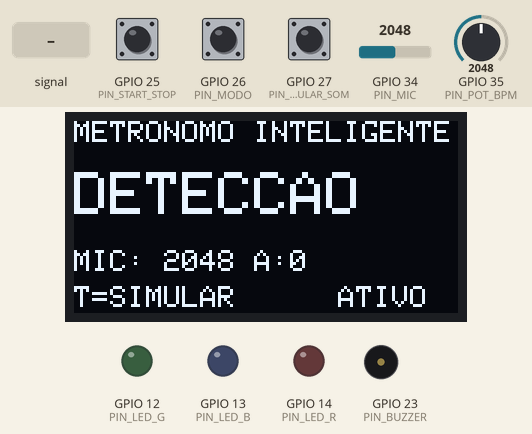
This sketch was run on a simulated ESP32. On the bench: 128×64 one-colour display, output pins drawn as LEDs (lit = HIGH), buzzer (waves = sounding). Dashed ring = blinking. The inputs (shaded band) are chosen by the test bench; at power-on: GPIO 26 (PIN_MODO) HIGH, GPIO 25 (PIN_START_STOP) HIGH, GPIO 35 (PIN_POT_BPM) = 2048, GPIO 27 (PIN_SIMULAR_SOM) HIGH, GPIO 34 (PIN_MIC) = 2048 (analog values on the 0–4095 scale). What the sketch prints to the serial monitor is not drawn.

Above: at 1.5 s.
1.6 s: GPIO 26 (PIN_MODO) pulled LOW for 0.15 s
At 1.96 s:
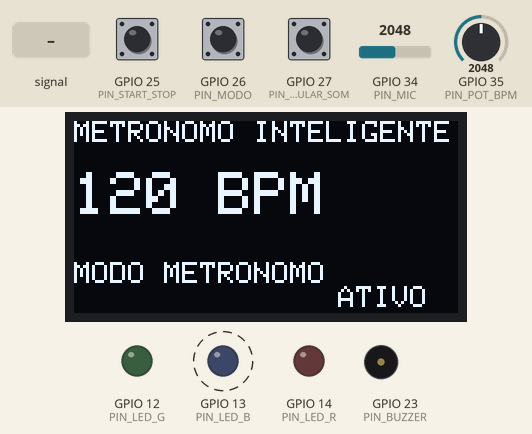
2.3 s: GPIO 25 (PIN_START_STOP) pulled LOW for 0.15 s
At 2.9 s:
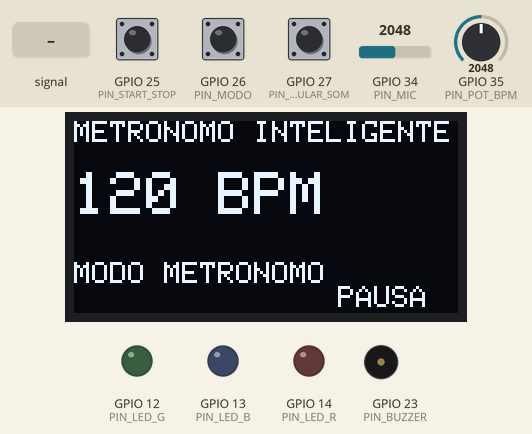
3.9 s: GPIO 35 (PIN_POT_BPM) set to 2107
At 4.8 s:
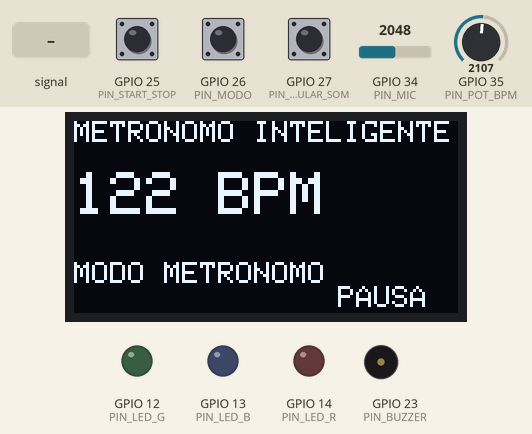
5.5 s: GPIO 25 (PIN_START_STOP) pulled LOW for 1 s
At 6.29 s:
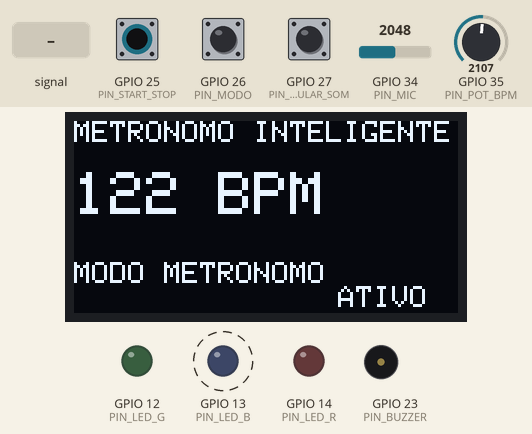
7.1 s: GPIO 26 (PIN_MODO) pulled LOW for 1 s
At 7.11 s:
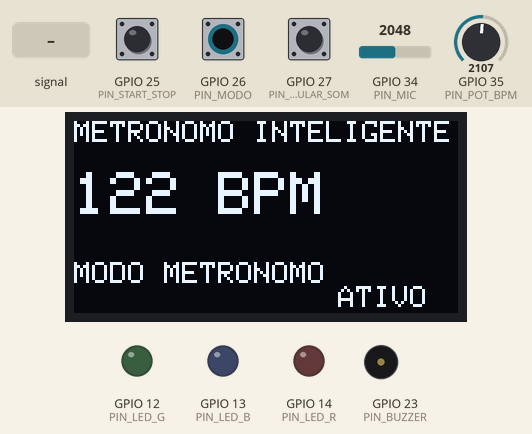
9.6 s: GPIO 34 (PIN_MIC) fed a 200 Hz sine of ±1023 counts around its level
At 9.8 s:
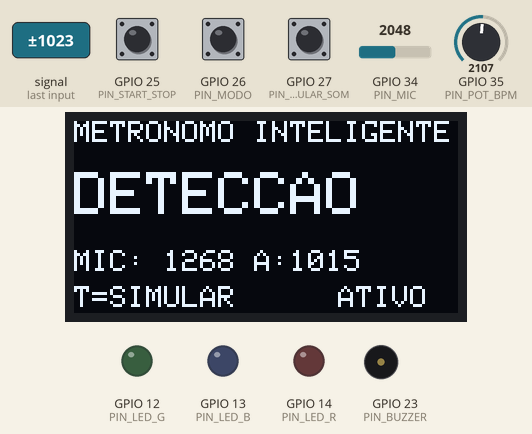
Timing chart, 0 to 12.1 s (numbered marks = the images above; inputs shaded):
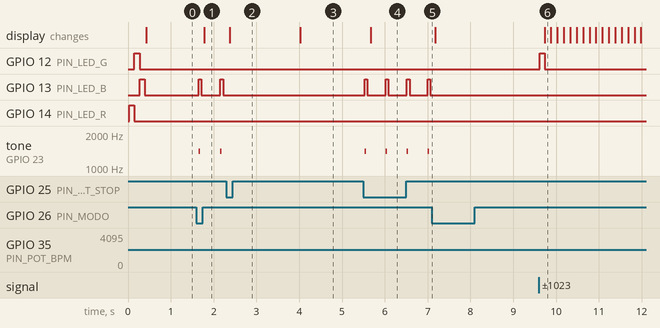

Measured:
- the behaviour switches between 2073 and 2074 on GPIO 35 (PIN_POT_BPM) (found by bisection; images 2 and 3)
- after the input at 1.6 s, GPIO 13 (PIN_LED_B): alternates HIGH for 0.07 s and LOW for 0.44 s, starting after 0.05 s; tone on GPIO 23 (PIN_BUZZER): alternates 1400 Hz for 0.04 s and silent for 0.46 s, starting after 0.05 s; the display: changes after 0.18 s (image 1)
- after the input at 2.3 s, GPIO 13 (PIN_LED_B): stops changing and stays LOW; tone on GPIO 23 (PIN_BUZZER): stops changing and stays silent; the display: changes after 0.08 s (image 2)
- after the input at 3.9 s, the display: changes after 0.13 s (image 3)
- after the input at 5.5 s, GPIO 13 (PIN_LED_B): alternates HIGH for 0.06 s and LOW for 0.43 s, starting at once; tone on GPIO 23 (PIN_BUZZER): alternates 1400 Hz for 0.04 s and silent for 0.46 s, starting at once; the display: changes after 0.18 s (image 4)
- after the input at 7.1 s, GPIO 13 (PIN_LED_B): stops changing and stays LOW; tone on GPIO 23 (PIN_BUZZER): stops changing and stays silent
- after the input at 9.6 s, GPIO 12 (PIN_LED_G): LOW → HIGH at once, → LOW 0.11 s later; the display: changes after 0.13 s (image 6)

The sketch:

sketch.ino
```cpp
#include <Wire.h>
#include <Adafruit_GFX.h>
#include <Adafruit_SSD1306.h>

// ESP32 DevKitC V4
constexpr uint8_t PIN_MIC = 34;
constexpr uint8_t PIN_POT_BPM = 35;
constexpr uint8_t PIN_START_STOP = 25;
constexpr uint8_t PIN_MODO = 26;
constexpr uint8_t PIN_SIMULAR_SOM = 27;
constexpr uint8_t PIN_LED_R = 14;
constexpr uint8_t PIN_LED_G = 12;
constexpr uint8_t PIN_LED_B = 13;
constexpr uint8_t PIN_BUZZER = 23;
constexpr uint8_t PIN_OLED_SDA = 21;
constexpr uint8_t PIN_OLED_SCL = 22;

constexpr uint16_t BPM_MIN = 40;
constexpr uint16_t BPM_MAX = 200;
constexpr uint16_t ADC_MAXIMO = 4095;
constexpr uint16_t CENTRO_MIC = 2048;
constexpr uint16_t LIMIAR_ATAQUE = 650;
constexpr uint16_t LIMIAR_REARME = 250;
constexpr uint16_t JANELA_AMOSTRAGEM_MS = 20;
constexpr uint16_t TEMPO_REARME_MS = 300;

Adafruit_SSD1306 display(128, 64, &Wire, -1);
bool oledDisponivel = false;

enum Modo : uint8_t {
  DETECCAO,
  METRONOMO
};

Modo modoAtual = DETECCAO;
bool ativo = true;

struct Botao {
  uint8_t pino;
  bool leituraAnterior = HIGH;
  bool estadoEstavel = HIGH;
  unsigned long mudouEm = 0;

  explicit Botao(uint8_t pinoConfigurado) : pino(pinoConfigurado) {}

  bool foiPressionado(unsigned long agora) {
    const bool leitura = digitalRead(pino);
    if (leitura != leituraAnterior) {
      leituraAnterior = leitura;
      mudouEm = agora;
    }

    if ((agora - mudouEm) >= 25 && leitura != estadoEstavel) {
      estadoEstavel = leitura;
      return estadoEstavel == LOW;
    }
    return false;
  }
};

Botao botaoStart(PIN_START_STOP);
Botao botaoModo(PIN_MODO);
Botao botaoSimularSom(PIN_SIMULAR_SOM);

uint16_t bpm = 120;
int ultimoPot = -100;
int ultimaAmostraMic = CENTRO_MIC;
int ultimaAmplitudeMic = 0;
int menorAmostraJanela = ADC_MAXIMO;
int maiorAmostraJanela = 0;
bool detectorArmado = false;

unsigned long proximaBatida = 0;
unsigned long ultimoAtaque = 0;
unsigned long inicioJanelaMic = 0;
unsigned long sinalBaixoDesde = 0;
unsigned long apagarLedEm = 0;
unsigned long atualizarTelaEm = 0;
unsigned long imprimirMicEm = 0;

void definirCor(uint8_t vermelho, uint8_t verde, uint8_t azul) {
  analogWrite(PIN_LED_R, vermelho);
  analogWrite(PIN_LED_G, verde);
  analogWrite(PIN_LED_B, azul);
}

unsigned long intervaloBatidaMs() {
  return 60000UL / bpm;
}

void silenciarSaidas() {
  noTone(PIN_BUZZER);
  digitalWrite(PIN_BUZZER, LOW);
  definirCor(0, 0, 0);
  apagarLedEm = 0;
}

void registrarAtaque(unsigned long agora, const __FlashStringHelper *origem) {
  ultimoAtaque = agora;
  definirCor(0, 255, 0);
  apagarLedEm = agora + 100;

  Serial.print(F("ATAQUE | origem="));
  Serial.print(origem);
  Serial.print(F(" | amostra="));
  Serial.print(ultimaAmostraMic);
  Serial.print(F(" | amplitude="));
  Serial.println(ultimaAmplitudeMic);
}

void lerMicrofone(unsigned long agora) {
  if (modoAtual != DETECCAO || !ativo) return;

  ultimaAmostraMic = analogRead(PIN_MIC);
  menorAmostraJanela = min(menorAmostraJanela, ultimaAmostraMic);
  maiorAmostraJanela = max(maiorAmostraJanela, ultimaAmostraMic);

  // Mede a envoltoria (pico a pico / 2) em vez de testar cada amostra.
  // Assim, uma onda continua do microfone virtual gera no maximo um ataque.
  if ((agora - inicioJanelaMic) >= JANELA_AMOSTRAGEM_MS) {
    ultimaAmplitudeMic = (maiorAmostraJanela - menorAmostraJanela) / 2;
    menorAmostraJanela = ADC_MAXIMO;
    maiorAmostraJanela = 0;
    inicioJanelaMic = agora;

    if (detectorArmado && ultimaAmplitudeMic >= LIMIAR_ATAQUE) {
      detectorArmado = false;
      sinalBaixoDesde = 0;
      registrarAtaque(agora, F("MIC"));
    } else if (!detectorArmado) {
      if (ultimaAmplitudeMic <= LIMIAR_REARME) {
        if (sinalBaixoDesde == 0) sinalBaixoDesde = agora;
        if ((agora - sinalBaixoDesde) >= TEMPO_REARME_MS) {
          detectorArmado = true;
          sinalBaixoDesde = 0;
          Serial.println(F("DETECTOR ARMADO: aumente o nivel do microfone ou pressione T"));
        }
      } else {
        sinalBaixoDesde = 0;
      }
    }
  }

  // Permite observar o sinal virtual mesmo quando ele nao cruza o limiar.
  if ((long)(agora - imprimirMicEm) >= 0) {
    imprimirMicEm = agora + 500;
    Serial.print(F("MIC | amostra="));
    Serial.print(ultimaAmostraMic);
    Serial.print(F(" | amplitude="));
    Serial.print(ultimaAmplitudeMic);
    Serial.print(F(" | estado="));
    Serial.println(detectorArmado ? F("ARMADO") : F("AGUARDANDO SILENCIO"));
  }
}

void atualizarBpm(unsigned long agora) {
  static unsigned long proximaLeitura = 0;
  if (modoAtual != METRONOMO || (long)(agora - proximaLeitura) < 0) return;
  proximaLeitura = agora + 50;

  const int leitura = analogRead(PIN_POT_BPM);
  if (ultimoPot < 0 || abs(leitura - ultimoPot) >= 16) {
    ultimoPot = leitura;
    const uint16_t novoBpm = map(leitura, 0, ADC_MAXIMO, BPM_MIN, BPM_MAX);
    if (novoBpm != bpm) {
      bpm = novoBpm;
      if (ativo) proximaBatida = agora + intervaloBatidaMs();
    }
  }
}

void executarMetronomo(unsigned long agora) {
  if (modoAtual != METRONOMO || !ativo) return;
  if ((long)(agora - proximaBatida) < 0) return;

  tone(PIN_BUZZER, 1400, 35);
  definirCor(0, 0, 255);
  apagarLedEm = agora + 60;

  proximaBatida += intervaloBatidaMs();
  if ((long)(agora - proximaBatida) >= 0) {
    proximaBatida = agora + intervaloBatidaMs();
  }
}

void alternarModo(unsigned long agora) {
  silenciarSaidas();
  modoAtual = (modoAtual == DETECCAO) ? METRONOMO : DETECCAO;

  if (modoAtual == METRONOMO) {
    ultimoPot = -100;
    proximaBatida = agora;
    Serial.println(F("MODO: METRONOMO | potenciometro controla 40-200 BPM"));
  } else {
    ultimoAtaque = agora;
    detectorArmado = false;
    sinalBaixoDesde = 0;
    inicioJanelaMic = agora;
    menorAmostraJanela = ADC_MAXIMO;
    maiorAmostraJanela = 0;
    imprimirMicEm = agora;
    Serial.println(F("MODO: DETECCAO | buzzer desativado"));
    Serial.println(F("Para o MIC: deixe o nivel baixo por 300 ms e depois aumente"));
    Serial.println(F("Para teste direto: pressione T para simular um ataque"));
  }
}

void processarBotoes(unsigned long agora) {
  if (botaoStart.foiPressionado(agora)) {
    ativo = !ativo;
    silenciarSaidas();
    if (ativo && modoAtual == METRONOMO) proximaBatida = agora;
    Serial.println(ativo ? F("SISTEMA: ATIVO") : F("SISTEMA: PAUSADO"));
  }

  if (botaoModo.foiPressionado(agora)) {
    alternarModo(agora);
  }

  if (botaoSimularSom.foiPressionado(agora) &&
      modoAtual == DETECCAO && ativo) {
    ultimaAmostraMic = CENTRO_MIC + LIMIAR_ATAQUE + 100;
    ultimaAmplitudeMic = LIMIAR_ATAQUE + 100;
    registrarAtaque(agora, F("SIMULADO"));
  }
}

void atualizarDisplay(unsigned long agora) {
  if (!oledDisponivel || (long)(agora - atualizarTelaEm) < 0) return;
  atualizarTelaEm = agora + 150;

  display.clearDisplay();
  display.setTextColor(SSD1306_WHITE);
  display.setTextSize(1);
  display.setCursor(0, 0);
  display.println(F("METRONOMO INTELIGENTE"));

  display.setTextSize(2);
  display.setCursor(0, 17);
  if (modoAtual == DETECCAO) {
    display.println(F("DETECCAO"));
    display.setTextSize(1);
    display.setCursor(0, 43);
    display.print(F("MIC: "));
    display.print(ultimaAmostraMic);
    display.print(F(" A:"));
    display.println(ultimaAmplitudeMic);
    display.setCursor(0, 55);
    display.print(F("T=SIMULAR  "));
  } else {
    display.print(bpm);
    display.println(F(" BPM"));
    display.setTextSize(1);
    display.setCursor(0, 47);
    display.print(F("MODO METRONOMO"));
  }

  display.setTextSize(1);
  display.setCursor(88, 55);
  display.print(ativo ? F("ATIVO") : F("PAUSA"));
  display.display();
}

void setup() {
  pinMode(PIN_START_STOP, INPUT_PULLUP);
  pinMode(PIN_MODO, INPUT_PULLUP);
  pinMode(PIN_SIMULAR_SOM, INPUT_PULLUP);
  pinMode(PIN_LED_R, OUTPUT);
  pinMode(PIN_LED_G, OUTPUT);
  pinMode(PIN_LED_B, OUTPUT);
  pinMode(PIN_BUZZER, OUTPUT);
  silenciarSaidas();

  Serial.begin(115200);
  analogReadResolution(12);
  Wire.begin(PIN_OLED_SDA, PIN_OLED_SCL);
  oledDisponivel = display.begin(SSD1306_SWITCHCAPVCC, 0x3C);

  // Autoteste somente visual: nenhum som na inicializacao.
  definirCor(255, 0, 0);
  delay(120);
  definirCor(0, 255, 0);
  delay(120);
  definirCor(0, 0, 255);
  delay(120);
  definirCor(0, 0, 0);

  const unsigned long agora = millis();
  ultimoAtaque = agora;
  inicioJanelaMic = agora;
  imprimirMicEm = agora;

  Serial.println(F("ESP32 - teste inicial de hardware"));
  Serial.println(F("MODO: DETECCAO | buzzer desativado"));
  Serial.println(F("S=start/stop, M=modo, T=simular ataque"));
  Serial.println(F("O MIC so arma apos 300 ms de sinal baixo"));
}

void loop() {
  const unsigned long agora = millis();

  processarBotoes(agora);
  lerMicrofone(agora);
  atualizarBpm(agora);
  executarMetronomo(agora);

  if (apagarLedEm != 0 && (long)(agora - apagarLedEm) >= 0) {
    definirCor(0, 0, 0);
    apagarLedEm = 0;
  }

  atualizarDisplay(agora);
}
```
